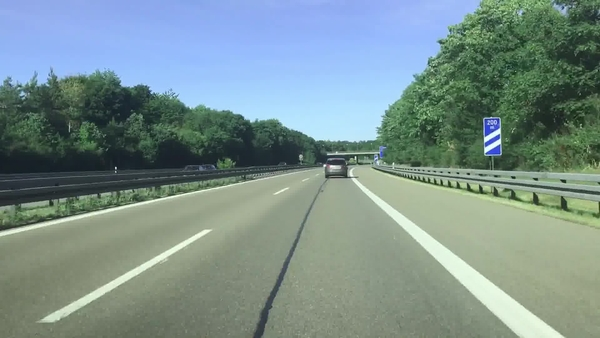
#> input picture original_lane.jpg, 600 x 338 px
$ python lane_detection.py
#> lines starting #> are read from the running program, lines starting #| are printed output that depends on the picture; after the words box and inside, x2 and y2 are one past the last pixel; in counts of white or black regions, pixels touching at a corner belong together
import cv2
import numpy as np

img = cv2.imread("original_lane.jpg")
#> img is the input picture: shape (338, 600, 3); mean B, G, R 141.2, 144.2, 122.8
# img = cv2.imread("original_lane.jpg") # BGR image
cv2.imshow("Original image", img)

# image shape
imshape = img.shape
#> imshape = (338, 600, 3)

# Convert original image to grayscale
hsv = cv2.cvtColor(img, cv2.COLOR_RGB2HSV)
#> hsv: shape (338, 600, 3); mean H, S, V 51.3, 63.5, 157.4

blur = cv2.GaussianBlur(hsv, (9, 9),0)
#> blur: shape (338, 600, 3); mean H, S, V 51.3, 63.5, 157.4

lower_bound = np.array([10, 15, 30])
upper_bound = np.array([255,85,255])

mask = cv2.inRange(blur, lower_bound, upper_bound)
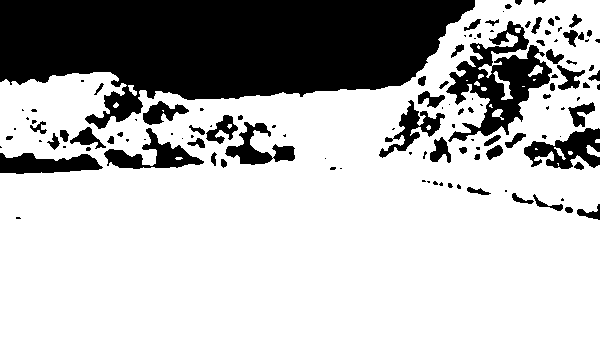
#> mask: shape (338, 600); 71.5% white; 122 black regions (59 under 20 px), largest, box (x1, y1, x2, y2) and area: (0, 0, 475, 129) 39876, (446, 21, 552, 142) 5067, (524, 128, 600, 169) 1677

transformed = cv2.bitwise_or(img,img, mask= mask)
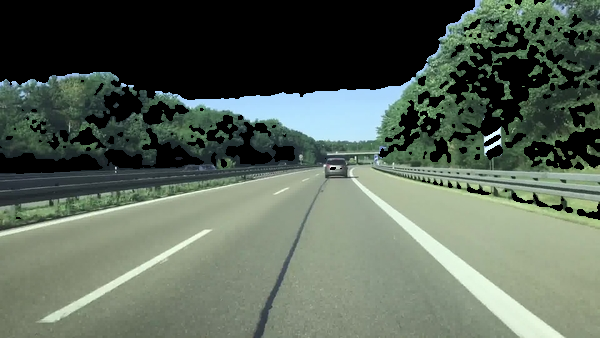
#> transformed: shape (338, 600, 3); mean B, G, R 88.2, 101.3, 89

result = cv2.cvtColor(transformed, cv2.COLOR_HSV2BGR)
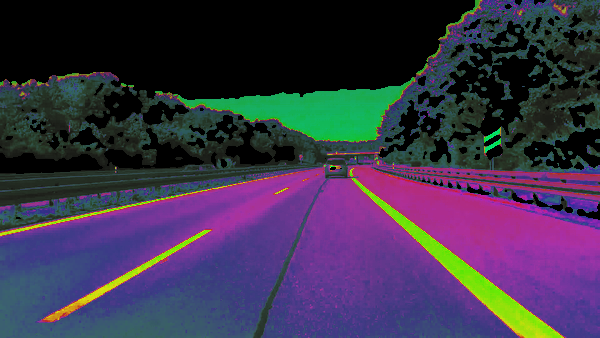
#> result: shape (338, 600, 3); mean B, G, R 74.5, 50.9, 58.7

gray = cv2.cvtColor(result, cv2.COLOR_BGR2GRAY)
# Blurrinf the image
blur = cv2.GaussianBlur(gray, (11, 11), 0)
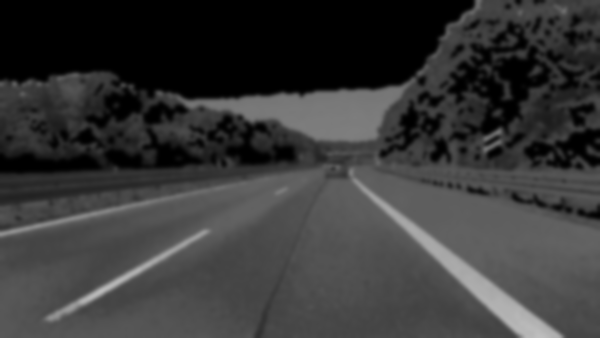
#> blur: shape (338, 600); min 0, max 191, mean 55.9

# Edge detection
edge = cv2.Canny(blur, 90, 120)
#> edge: shape (338, 600); 2.2% white in thin lines or dots

# Define the coordinates of the left and right extreme lines
left_extreme_line = [[0, 200, 213, 186]]  # Example left extreme line
right_extreme_line = [[386, 163, 594, 173]]  # Example right extreme line

# Calculate the coordinates of the vertices of the trapezium
vertex1 = (0, imshape[1])
#> vertex1 = (0, 600)
vertex2 = (left_extreme_line[0][0], left_extreme_line[0][1])  # Point where left extreme line touches left edge
vertex3 = (left_extreme_line[0][2], left_extreme_line[0][3])  # Other endpoint of left extreme line
vertex4 = (right_extreme_line[0][0], right_extreme_line[0][1])  # Point where right extreme line touches left edge
vertex5 = (right_extreme_line[0][2], right_extreme_line[0][3])
vertex6 = (imshape[1], imshape[0])  # Bottom-right corner of the image
#> vertex6 = (600, 338)

# Define the vertices of the trapezium
vertices = np.array([[vertex1, vertex2, vertex3, vertex4, vertex5, vertex6]], dtype=np.int32)

# vertices = np.array([[(0,imshape[1]),(150, 400),(150,250),(imshape[0], imshape[1])]], dtype=np.int32)
# trapezium_img = np.zeros((imshape[0], imshape[1], 3), dtype=np.uint8)
mask = np.zeros_like(edge)
# fill pixels inside the polygon defined by vertices"with the fill color
color = 255
poly = cv2.fillPoly(mask, vertices, color)
#> mask: shape (338, 600); 46.9% white; 1 white region, box (x1, y1, x2, y2) and area: (0, 163, 600, 338) 95163

#----------------------APPLY MASK TO IMAGE-------------------------------
# create image only where mask and edge Detection image are the same
maskedIm = cv2.bitwise_and(edge, mask)
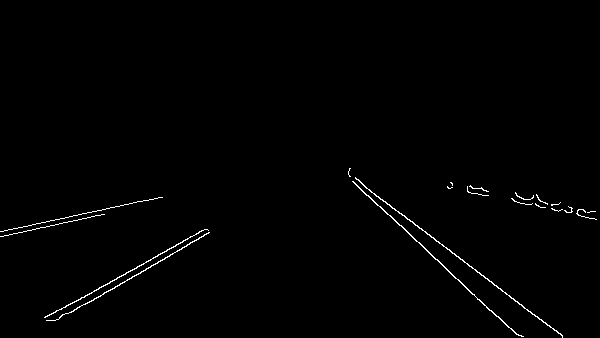
#> maskedIm: shape (338, 600); 0.83% white in thin lines or dots, all inside (x1, y1, x2, y2) = (0, 168, 597, 338)

#-----------------------Distance and Slope-------------------------------
def distance(*args):
    if len(args)==1:
        line = args[0]
        x1, y1, x2, y2 = line
    elif len(args) == 4:
        x1, y1, x2, y2 = args
    else:
        raise ValueError("Invalid arguments. Either pass the line or the coordinates of the line.")
    return np.sqrt((x2-x1)**2+ (y2-y1)**2)

def Slope(*args):
    if len(args)==1:
        line = args[0]
        x1, y1, x2, y2 = line
    elif len(args) == 4:
        x1, y1, x2, y2 = args
    else:
        raise ValueError("Invalid arguments. Either pass the line or the coordinates of the line.")
    if x2-x1 == 0:
        return float("inf")
    else:
        return (y2-y1)/(x2-x1)

#--------------------------------Coordinate Extension--------------------------------
def extended_xy(n_x1, n_y1, n_x2, n_y2, y_intercept):
    slope = Slope(n_x1, n_y1, n_x2, n_y2)
    if len(y_intercept)==1:
        x_intercept = int(((y_intercept[0]-n_y1)/slope)+n_x1)
        return x_intercept, y_intercept[0]
    else:
        x_intercept1 = int(((y_intercept[0]-n_y1)/slope)+n_x1)
        x_intercept2 = int(((y_intercept[1]-n_y2)/slope)+n_x2)
        return x_intercept1, y_intercept[0], x_intercept2, y_intercept[1]

#-----------------------Apply Hought transform for line detection--------------------------
rho = 2
theta = np.pi/180
threshold = 45
min_line_len = 40
max_line_gap = 100
lines = cv2.HoughLinesP(maskedIm, rho, theta, threshold, np.array([]), minLineLength = min_line_len, maxLineGap = max_line_gap)
#> lines = [[352, 181, 516, 334], [348, 174, 562, 336], [45, 317, 204, 229], [71, 312, 209, 232], [0, 231, 161, 197], [447, 186, 594, 218], [451, 183, 595, 211], [0, 236, 104, 214], [348, 173, 562, 335]]
height, width = img.shape[:2]
#> height = 338; width = 600
center_x, center_y = width//2, height//2
#> center_x = 300; center_y = 169
line_img = np.zeros_like(img)

#--------------------------------Sorting the lines based on the lenght of the line------------------------------
if lines is not None:
    sorted_lines = sorted(lines, key=lambda line: np.sqrt((line[0][2] - line[0][0]) ** 2 + (line[0][3] - line[0][1]) ** 2), reverse=True)
#> sorted_lines = [[[348, 174, 562, 336]], [[348, 173, 562, 335]], [[352, 181, 516, 334]], [[45, 317, 204, 229]], [[0, 231, 161, 197]], [[71, 312, 209, 232]], [[447, 186, 594, 218]], [[451, 183, 595, 211]], [[0, 236, 104, 214]]]

#-------------------------------------Storing the slope of every line-------------------------------------------
slope_of_line = [Slope(line[0]) for line in sorted_lines]
#> slope_of_line = [0.757, 0.757, 0.933, -0.553, -0.211, -0.58, 0.218, 0.194, -0.212]

#-------------------------------------Filtering our lines with similar slope--------------------------------------
# Define a function to check if two slopes are similar based on a tolerance level
def are_slopes_similar(slope1, slope2, tolerance=0.3):
    return abs(slope1 - slope2) < tolerance

# Define a function to standardize the coordinates of the lines
def standardize_coordinates(lines, center_x, center_y):
#> called with center_x = 300, center_y = 169
    standardized_lines = []
    for line in lines:
        x1, y1, x2, y2 = line[0]
        dist1_from_center = distance(center_x, x1, center_y, y1)
        dist2_from_center = distance(center_x, x2, center_y, y2)
        if dist1_from_center < dist2_from_center:
            standardized_lines.append((x1, y1, x2, y2))
        else:
            standardized_lines.append((x2, y2, x1, y1))
#> this loop made 9 passes
#> (dist1_from_center, dist2_from_center) on passes 1 to 9: (217.8, 261.2), (218.6, 262.1), (215.4, 224.2), (301.9, 133.4), (265.6, 135.9), (274.3, 133), (292, 398.2), (298.3, 405.7), (269.9, 171.1)
#> after the loop, standardized_lines = [(348, 174, 562, 336), (348, 173, 562, 335), (352, 181, 516, 334), (204, 229, 45, 317), (161, 197, 0, 231), (209, 232, 71, 312), (447, 186, 594, 218), (451, 183, 595, 211), (104, 214, 0, 236)]
    return standardized_lines

# Standardize the coordinates of the detected lines
standardized_lines = np.array(standardize_coordinates(sorted_lines, center_x, center_y))
#> standardized_lines = [[348, 174, 562, 336], [348, 173, 562, 335], [352, 181, 516, 334], [204, 229, 45, 317], [161, 197, 0, 231], [209, 232, 71, 312], [447, 186, 594, 218], [451, 183, 595, 211], [104, 214, 0, 236]]

# Define a list to store unique slopes
unique_slopes = []

# Filter out lines with similar slopes
filtered_lines = []
for line in standardized_lines:
    slope = Slope(line)
    is_unique = True
    for existing_slope in unique_slopes:
        if are_slopes_similar(slope, existing_slope):
            is_unique = False
            break
    if is_unique:
        unique_slopes.append(slope)
        filtered_lines.append(line)
#> this loop made 9 passes
#> (x1 in Slope, y1 in Slope, x2 in Slope, y2 in Slope, slope) on passes 1 to 9: (348, 174, 562, 336, 0.757), (348, 173, 562, 335, 0.757), (352, 181, 516, 334, 0.933), (204, 229, 45, 317, -0.553), (161, 197, 0, 231, -0.211), (209, 232, 71, 312, -0.58), (447, 186, 594, 218, 0.218), (451, 183, 595, 211, 0.194), (104, 214, 0, 236, -0.212)
#> after the loop, filtered_lines = [[348, 174, 562, 336], [204, 229, 45, 317], [161, 197, 0, 231], [447, 186, 594, 218]]; unique_slopes = [0.757, -0.553, -0.211, 0.218]

#-----------------------------------------Draw all lines onto the image-----------------------------------------
# Check if we got more than one line
if filtered_lines is not None and len(filtered_lines)>2:
    allLines = np.zeros_like(img)
#> allLines: shape (338, 600, 3); every value is 0

    for x1, y1, x2, y2 in filtered_lines:
        if distance(x2, y2, x2, height)<50:
            extended_x1, extended_y1, extended_x2, extended_y2 = extended_xy(x1, y1, x2, y2, y_intercept = [160, height])
            line_img = cv2.line(allLines, (extended_x1, extended_y1), (extended_x2, extended_y2), (0,255,0), 2)
        else:
            extended_x1, extended_y1, = extended_xy(x1, y1, x2, y2, y_intercept = [160])
            line_img = cv2.line(allLines, (extended_x1, extended_y1), (x2, y2), (0,0,250), 2)
#> this loop made 4 passes
#> extended_x1 on passes 1 to 2: 329, 328
#> extended_x1 on passes 3 to 4: 336, 327
#> pass 3, `line_img = cv2.line(allLines, (extended_x1, extended_y1), (x2, y2), (0..`:
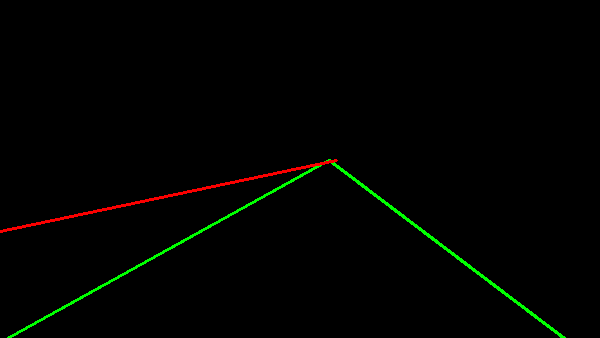
#> line_img: shape (338, 600, 3); mean B, G, R 0, 2.4, 1.2
#> after the loop:
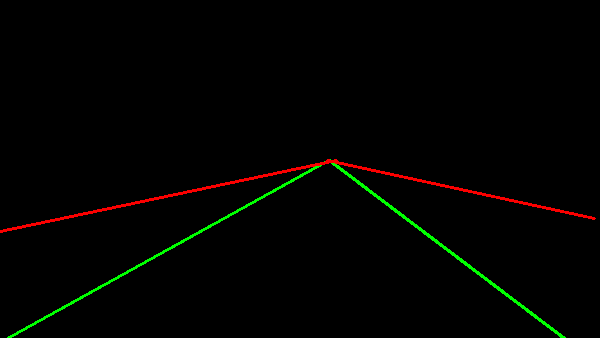
#> allLines: shape (338, 600, 3); mean B, G, R 0, 2.4, 2.2

cv2.imshow("Line image",line_img)
cv2.imwrite("Detected_lines.jpg", line_img)
cv2.waitKey(-1)
